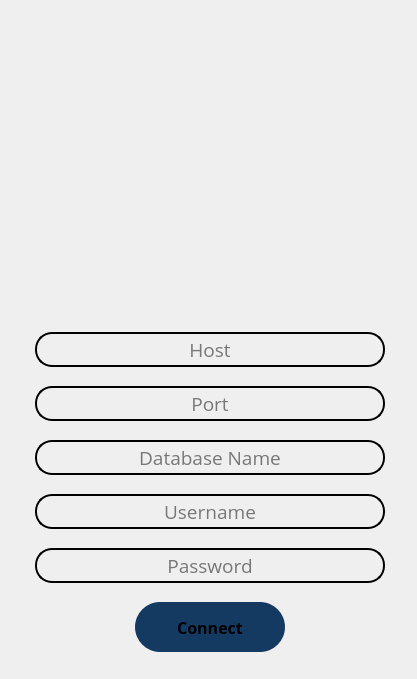
<?xml version="1.0" encoding="UTF-8"?>
<ui version="4.0">
 <class>Dialog</class>
 <widget class="QDialog" name="Dialog">
  <property name="geometry">
   <rect>
    <x>0</x>
    <y>0</y>
    <width>417</width>
    <height>679</height>
   </rect>
  </property>
  <property name="windowTitle">
   <string>Dialog</string>
  </property>
  <property name="styleSheet">
   <string notr="true">background-color:qlineargradient(spread:pad, x1:0, y1:0, x2:0.762, y2:0.715909, stop:0 rgba(32, 35, 147, 255), stop:1 rgba(15, 154, 90, 255));
QPushButton#connectButton {
border-color: rgb(15, 154, 90, 255);
};
</string>
  </property>
  <widget class="QWidget" name="layoutWidget">
   <property name="geometry">
    <rect>
     <x>10</x>
     <y>0</y>
     <width>401</width>
     <height>671</height>
    </rect>
   </property>
   <layout class="QVBoxLayout" name="verticalLayout">
    <item alignment="Qt::AlignHCenter">
     <widget class="QLabel" name="logo">
      <property name="minimumSize">
       <size>
        <width>350</width>
        <height>300</height>
       </size>
      </property>
      <property name="maximumSize">
       <size>
        <width>350</width>
        <height>300</height>
       </size>
      </property>
      <property name="styleSheet">
       <string notr="true">background-color:rgba(255, 255, 255, 0)</string>
      </property>
      <property name="frameShape">
       <enum>QFrame::NoFrame</enum>
      </property>
      <property name="text">
       <string/>
      </property>
      <property name="pixmap">
       <pixmap>../aprs/icon1.png</pixmap>
      </property>
      <property name="alignment">
       <set>Qt::AlignCenter</set>
      </property>
     </widget>
    </item>
    <item alignment="Qt::AlignHCenter">
     <widget class="QLineEdit" name="host_line">
      <property name="sizePolicy">
       <sizepolicy hsizetype="Fixed" vsizetype="Fixed">
        <horstretch>0</horstretch>
        <verstretch>0</verstretch>
       </sizepolicy>
      </property>
      <property name="minimumSize">
       <size>
        <width>350</width>
        <height>35</height>
       </size>
      </property>
      <property name="maximumSize">
       <size>
        <width>350</width>
        <height>35</height>
       </size>
      </property>
      <property name="font">
       <font>
        <family>Open Sans</family>
        <pointsize>14</pointsize>
       </font>
      </property>
      <property name="cursor">
       <cursorShape>IBeamCursor</cursorShape>
      </property>
      <property name="styleSheet">
       <string notr="true">background-color:rgba(0, 0, 0, 0);
border-radius:17px;
border: 2px solid black;
</string>
      </property>
      <property name="alignment">
       <set>Qt::AlignCenter</set>
      </property>
      <property name="placeholderText">
       <string>Host</string>
      </property>
     </widget>
    </item>
    <item alignment="Qt::AlignHCenter">
     <widget class="QLineEdit" name="port_line">
      <property name="minimumSize">
       <size>
        <width>350</width>
        <height>35</height>
       </size>
      </property>
      <property name="maximumSize">
       <size>
        <width>350</width>
        <height>35</height>
       </size>
      </property>
      <property name="font">
       <font>
        <family>Open Sans</family>
        <pointsize>14</pointsize>
       </font>
      </property>
      <property name="styleSheet">
       <string notr="true">background-color:rgba(0, 0, 0, 0);
border-radius:17px;
border: 2px solid black;
</string>
      </property>
      <property name="alignment">
       <set>Qt::AlignCenter</set>
      </property>
      <property name="placeholderText">
       <string>Port</string>
      </property>
     </widget>
    </item>
    <item alignment="Qt::AlignHCenter">
     <widget class="QLineEdit" name="db_line">
      <property name="minimumSize">
       <size>
        <width>350</width>
        <height>35</height>
       </size>
      </property>
      <property name="maximumSize">
       <size>
        <width>350</width>
        <height>35</height>
       </size>
      </property>
      <property name="font">
       <font>
        <family>Open Sans</family>
        <pointsize>14</pointsize>
       </font>
      </property>
      <property name="styleSheet">
       <string notr="true">background-color:rgba(0, 0, 0, 0);
border-radius:17px;
border: 2px solid black;
</string>
      </property>
      <property name="echoMode">
       <enum>QLineEdit::Normal</enum>
      </property>
      <property name="alignment">
       <set>Qt::AlignCenter</set>
      </property>
      <property name="placeholderText">
       <string>Database Name</string>
      </property>
     </widget>
    </item>
    <item alignment="Qt::AlignHCenter">
     <widget class="QLineEdit" name="user_line">
      <property name="minimumSize">
       <size>
        <width>350</width>
        <height>35</height>
       </size>
      </property>
      <property name="maximumSize">
       <size>
        <width>350</width>
        <height>35</height>
       </size>
      </property>
      <property name="font">
       <font>
        <family>Open Sans</family>
        <pointsize>14</pointsize>
       </font>
      </property>
      <property name="styleSheet">
       <string notr="true">background-color:rgba(0, 0, 0, 0);
border-radius:17px;
border: 2px solid black;
</string>
      </property>
      <property name="echoMode">
       <enum>QLineEdit::Normal</enum>
      </property>
      <property name="alignment">
       <set>Qt::AlignCenter</set>
      </property>
      <property name="placeholderText">
       <string>Username</string>
      </property>
     </widget>
    </item>
    <item alignment="Qt::AlignHCenter">
     <widget class="QLineEdit" name="pass_line">
      <property name="minimumSize">
       <size>
        <width>350</width>
        <height>35</height>
       </size>
      </property>
      <property name="maximumSize">
       <size>
        <width>350</width>
        <height>35</height>
       </size>
      </property>
      <property name="font">
       <font>
        <family>Open Sans</family>
        <pointsize>14</pointsize>
       </font>
      </property>
      <property name="styleSheet">
       <string notr="true">background-color:rgba(0, 0, 0, 0);
border-radius:17px;
border: 2px solid black;
</string>
      </property>
      <property name="echoMode">
       <enum>QLineEdit::Password</enum>
      </property>
      <property name="alignment">
       <set>Qt::AlignCenter</set>
      </property>
      <property name="placeholderText">
       <string>Password</string>
      </property>
     </widget>
    </item>
    <item alignment="Qt::AlignHCenter">
     <widget class="QPushButton" name="connectButton">
      <property name="minimumSize">
       <size>
        <width>150</width>
        <height>50</height>
       </size>
      </property>
      <property name="maximumSize">
       <size>
        <width>300</width>
        <height>50</height>
       </size>
      </property>
      <property name="font">
       <font>
        <family>Open Sans</family>
        <pointsize>12</pointsize>
        <weight>75</weight>
        <bold>true</bold>
       </font>
      </property>
      <property name="styleSheet">
       <string notr="true">QPushButton#connectButton:hover {
 background-color: rgba(15, 154, 90, 255); 
 border: 3px solid;
 border-color: rgb(20, 58, 98);
}
QPushButton#connectButton:pressed {
 background-color: rgb(20, 58, 98);
 }
QPushButton#connectButton {
background-color:rgb(20, 58, 98);
border-radius:25px;
}</string>
      </property>
      <property name="text">
       <string>Connect</string>
      </property>
      <property name="autoDefault">
       <bool>false</bool>
      </property>
      <property name="default">
       <bool>false</bool>
      </property>
      <property name="flat">
       <bool>false</bool>
      </property>
     </widget>
    </item>
   </layout>
  </widget>
 </widget>
 <resources/>
 <connections/>
</ui>
